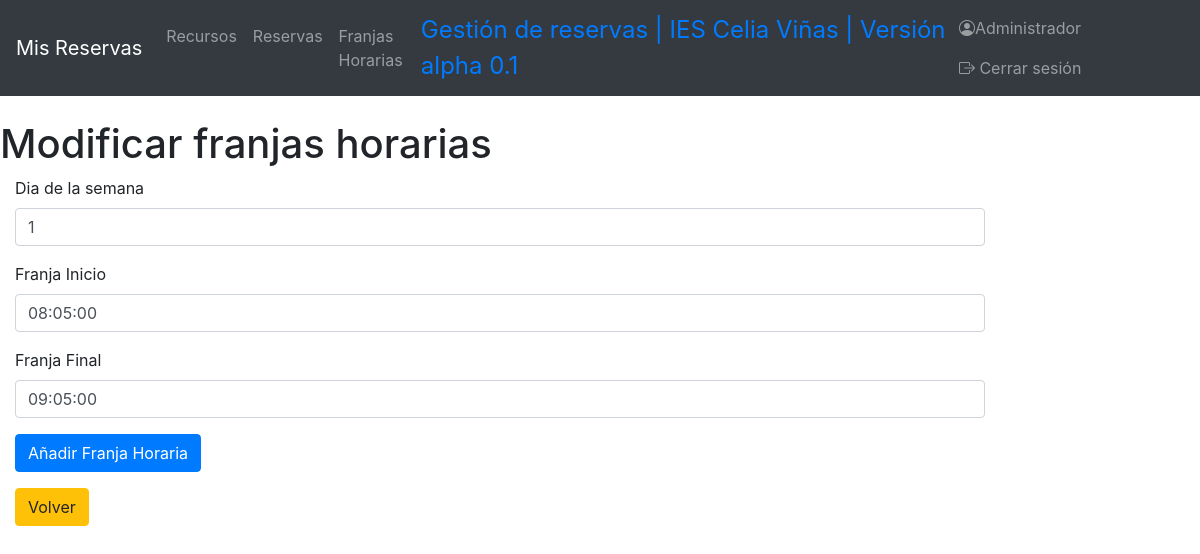
Page /index.php?controller=TimeTableController&action=formularioModificarTimeTable&id=29 (signed in) on the committed database.
### tables this page shows
CREATE TABLE `timeslots` (
  `id` int(10) UNSIGNED NOT NULL,
  `dayOfWeek` int(11) NOT NULL,
  `starTime` time NOT NULL,
  `endTime` time NOT NULL
);

### view.php (called while the page is built)
<?php
class View
{
	public function show($viewName, $data = null)
	{
		include("views/header.php");
		include("views/$viewName.php");
		include("views/footer.php");
	}
}

### index.php (called while the page is built, shortened)
<?php
if (!isset($_REQUEST['action'])) {
        $action = "showLoginForm";
    } else {
        $action = $_REQUEST['action'];
    }
$controller = new $controller();
$controller->$action();

### models/DB.php (called while the page is built, shortened)
<?php
class DB {
    private $db;
    public function __construct() {
        $this->db = new mysqli(DB_HOST, DB_USER, DB_PASSWORD, DB_NAME);
    }
    public function consulta($sql) {
        $arrayResult = array();
        if ($result = $this->db->query($sql)) {
            while($fila = $result->fetch_object()) {
                $arrayResult[] = $fila;
            }
        } else {
            $arrayResult = null;
        }
        return $arrayResult;
    }
}

### models/timeTable.php (called while the page is built, shortened)
<?php
    include_once("DB.php");
    class TimeTable {
        private $db;
        public function __construct() {
            $this->db = new DB;
        }
        public function get($id) {
            $result = $this->db->consulta("SELECT * FROM timeslots WHERE timeslots.id = '$id'");
            return $result;
        }
    }

### views/timeTable/formularioModificarTimeTable.php (the view, shortened to what this page needs)
<?php
$timeTable = $data['timeTable'][0];
echo "<h1>Modificar franjas horarias</h1>";
echo"<form action = 'index.php' method = 'POST' enctype='multipart/form-data'>
        <div class='col-10'>
                <div class='form-group'>
                <input type='hidden' name='id' value='$timeTable->id'>
                <label for='name2'>Dia de la semana</label>
                <input type='text' name='dayOfWeek' value='$timeTable->dayOfWeek' class='form-control' id='name2' aria-describedby='emailHelp' placeholder='1,2,3,4,5'>
                </div>
                <div class='form-group'>
                <label for='desc'>Franja Inicio</label>
                <input <input type='text' name='starTime' value='$timeTable->starTime' class='form-control' id='desc' placeholder='10:00:00'>
                </div>
                <div class='form-group'>
                <label for='local'>Franja Final</label>
                <input input type='text' name='endTime' value='$timeTable->endTime' class='form-control' id='local' placeholder='11:00:00'>
                </div>
                <div class='form-group'>
                <input type='hidden' name='action' value='modificarTimeTable'>
                <input type='hidden' name='controller' value='TimeTableController'>
                <button type='submit' class='btn btn-primary'>Añadir Franja Horaria</button>
                </div>
                <p><a href='index.php?controller=TimeTableController&action=mostrarTimeTable' class='btn btn-warning'>Volver</a></p>
        </div>
</form>";
?>

### rows in the picture
timeslots: dayOfWeek "1", starTime "08:05:00", endTime "09:05:00"

### other values in the picture
$_SESSION['realname'] "Administrador"
